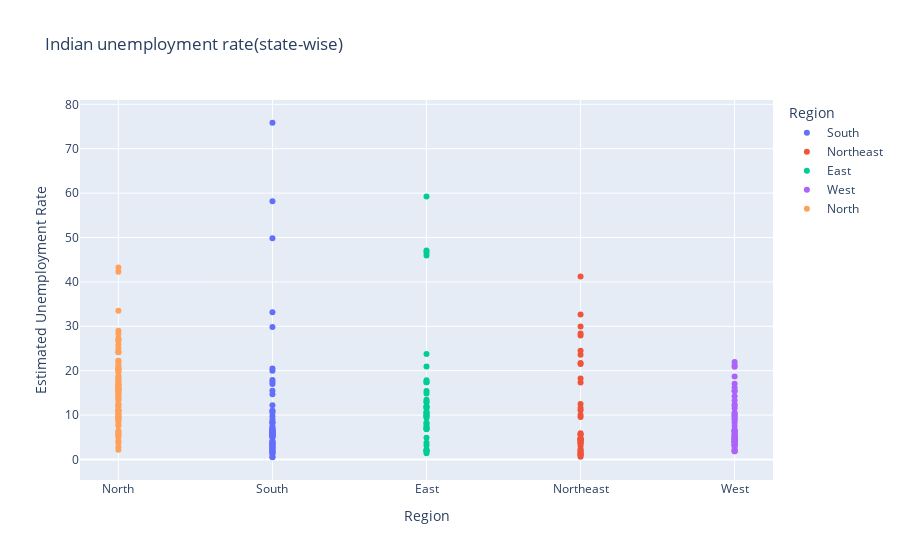

The notebook cell saved with this chart:
### Markdown cell above
## scatter plot

### Code cell
fg=px.scatter(data,x='Region',y='Estimated Unemployment Rate',title='Indian unemployment rate(state-wise)',template='plotly',color='Region')
fg.update_layout(xaxis={'categoryorder':'total descending'})
fg.show()

### Figure 1 — Plotly figure (JSON) as saved in the notebook; plotly's stock layout.template omitted (floating-point values rounded to 4 significant figures)
{"data": [{"hovertemplate": "Region=%{x}<br>Estimated Unemployment Rate=%{y}<extra></extra>", "legendgroup": "South", "marker": {"color": "#636efa", "symbol": "circle"}, "mode": "markers", "name": "South", "orientation": "v", "showlegend": true, "type": "scatter", "x": ["South", "South", "South", "South", "South", "South", "South", "South", "South", "South", "South", "South", "South", "South", "South", "South", "South", "South", "South", "South", "South", "South", "South", "South", "South", "South", "South", "South", "South", "South", "South", "South", "South", "South", "South", "South", "South", "South", "South", "South", "South", "South", "South", "South", "South", "South", "South", "South", "South", "South", "South", "South", "South", "South", "South", "South", "South", "South", "South", "South"], "xaxis": "x", "y": [5.48, 5.83, 5.79, 20.51, 17.43, 3.31, 8.34, 6.96, 6.4, 6.59, 2.86, 3.61, 3.46, 29.84, 19.97, 8.44, 4.01, 0.5, 2.41, 1.58, 5.31, 7.6, 8.99, 16.99, 17.88, 9.71, 7.09, 10.98, 5.91, 3.88, 0.58, 1.76, 1.2, 75.85, 58.19, 4.24, 15.47, 5.05, 10.9, 6.18, 1.57, 2.09, 6.4, 49.83, 33.16, 12.2, 6.81, 2.65, 5, 2.16, 5.49, 8.29, 5.77, 6.25, 14.7, 10.55, 5.36, 5.79, 3.27, 2.86], "yaxis": "y"}, {"hovertemplate": "Region=%{x}<br>Estimated Unemployment Rate=%{y}<extra></extra>", "legendgroup": "Northeast", "marker": {"color": "#EF553B", "symbol": "circle"}, "mode": "markers", "name": "Northeast", "orientation": "v", "showlegend": true, "type": "scatter", "x": ["Northeast", "Northeast", "Northeast", "Northeast", "Northeast", "Northeast", "Northeast", "Northeast", "Northeast", "Northeast", "Northeast", "Northeast", "Northeast", "Northeast", "Northeast", "Northeast", "Northeast", "Northeast", "Northeast", "Northeast", "Northeast", "Northeast", "Northeast", "Northeast", "Northeast", "Northeast", "Northeast", "Northeast", "Northeast", "Northeast", "Northeast", "Northeast", "Northeast", "Northeast", "Northeast", "Northeast", "Northeast", "Northeast"], "xaxis": "x", "y": [4.66, 4.41, 4.77, 11.06, 9.55, 0.6, 3.77, 5.53, 1.19, 3.02, 1.66, 3.59, 1.58, 10.03, 5.92, 1.15, 2.1, 3.74, 4.29, 4.6, 23.57, 2.28, 24.51, 4.46, 4.45, 12.49, 5.7, 0.88, 32.67, 28.4, 29.95, 41.23, 21.51, 21.71, 18.24, 27.92, 17.35, 11.57], "yaxis": "y"}, {"hovertemplate": "Region=%{x}<br>Estimated Unemployment Rate=%{y}<extra></extra>", "legendgroup": "East", "marker": {"color": "#00cc96", "symbol": "circle"}, "mode": "markers", "name": "East", "orientation": "v", "showlegend": true, "type": "scatter", "x": ["East", "East", "East", "East", "East", "East", "East", "East", "East", "East", "East", "East", "East", "East", "East", "East", "East", "East", "East", "East", "East", "East", "East", "East", "East", "East", "East", "East", "East", "East", "East", "East", "East", "East", "East", "East", "East", "East", "East", "East"], "xaxis": "x", "y": [10.61, 10.29, 15.43, 46.64, 45.96, 17.82, 12.79, 13.44, 11.91, 9.82, 10.61, 11.85, 8.23, 47.09, 59.23, 20.95, 7.63, 9.76, 8.24, 11.8, 1.9, 3.12, 13.08, 23.76, 11.41, 3.77, 1.88, 1.42, 2.1, 2.18, 6.94, 4.92, 6.92, 17.41, 17.41, 7.29, 6.83, 14.87, 9.35, 9.98], "yaxis": "y"}, {"hovertemplate": "Region=%{x}<br>Estimated Unemployment Rate=%{y}<extra></extra>", "legendgroup": "West", "marker": {"color": "#ab63fa", "symbol": "circle"}, "mode": "markers", "name": "West", "orientation": "v", "showlegend": true, "type": "scatter", "x": ["West", "West", "West", "West", "West", "West", "West", "West", "West", "West", "West", "West", "West", "West", "West", "West", "West", "West", "West", "West", "West", "West", "West", "West", "West", "West", "West", "West", "West", "West", "West", "West", "West", "West", "West", "West", "West", "West", "West", "West", "West", "West", "West", "West", "West", "West", "West", "West", "West", "West"], "xaxis": "x", "y": [9.65, 8.38, 7.54, 3.41, 10.5, 14.23, 10.27, 5.63, 1.96, 6.62, 8.89, 2.81, 5.25, 13.31, 21.25, 9.96, 17.07, 16.21, 15.38, 11.54, 5.54, 6.38, 6.66, 18.71, 12.11, 3.2, 1.84, 1.87, 3.42, 4.03, 4.11, 4.57, 2.22, 12.36, 21.98, 6.48, 5.08, 4.7, 3.91, 3.13, 4.95, 4.69, 5.79, 20.9, 15.46, 9.23, 3.89, 6.23, 4.55, 4.1], "yaxis": "y"}, {"hovertemplate": "Region=%{x}<br>Estimated Unemployment Rate=%{y}<extra></extra>", "legendgroup": "North", "marker": {"color": "#FFA15A", "symbol": "circle"}, "mode": "markers", "name": "North", "orientation": "v", "showlegend": true, "type": "scatter", "x": ["North", "North", "North", "North", "North", "North", "North", "North", "North", "North", "North", "North", "North", "North", "North", "North", "North", "North", "North", "North", "North", "North", "North", "North", "North", "North", "North", "North", "North", "North", "North", "North", "North", "North", "North", "North", "North", "North", "North", "North", "North", "North", "North", "North", "North", "North", "North", "North", "North", "North", "North", "North", "North", "North", "North", "North", "North", "North", "North", "North", "North", "North", "North", "North", "North", "North", "North", "North", "North", "North", "North", "North", "North", "North", "North", "North", "North", "North", "North"], "xaxis": "x", "y": [22.23, 14.84, 17.04, 16.68, 42.27, 18.19, 20.3, 13.79, 12.53, 6.27, 20.34, 25.77, 25.05, 43.22, 29.02, 26.7, 24.18, 33.5, 19.68, 27.31, 16.83, 16.84, 18.76, 2.2, 26.95, 13.47, 24.31, 15.79, 12.04, 13.46, 21.08, 20.78, 15.5, 18.74, 17.92, 10.88, 11.09, 16.17, 16.14, 11.11, 10.97, 10.32, 2.86, 28.33, 16.55, 9.19, 10.99, 9.61, 9.88, 10.97, 15.16, 11.9, 17.7, 15.74, 14.39, 15.81, 17.51, 15.35, 24.15, 7.58, 8.98, 10.11, 21.54, 20.41, 9.47, 5.56, 5.79, 4.18, 3.75, 5.49, 4.99, 19.85, 6.48, 8.01, 8.61, 12.38, 14.26, 22.26, 9.23], "yaxis": "y"}], "layout": {"legend": {"title": {"text": "Region"}, "tracegroupgap": 0}, "title": {"text": "Indian unemployment rate(state-wise)"}, "xaxis": {"anchor": "y", "categoryarray": ["South", "Northeast", "East", "West", "North"], "categoryorder": "total descending", "domain": [0, 1], "title": {"text": "Region"}}, "yaxis": {"anchor": "x", "domain": [0, 1], "title": {"text": "Estimated Unemployment Rate"}}}}
